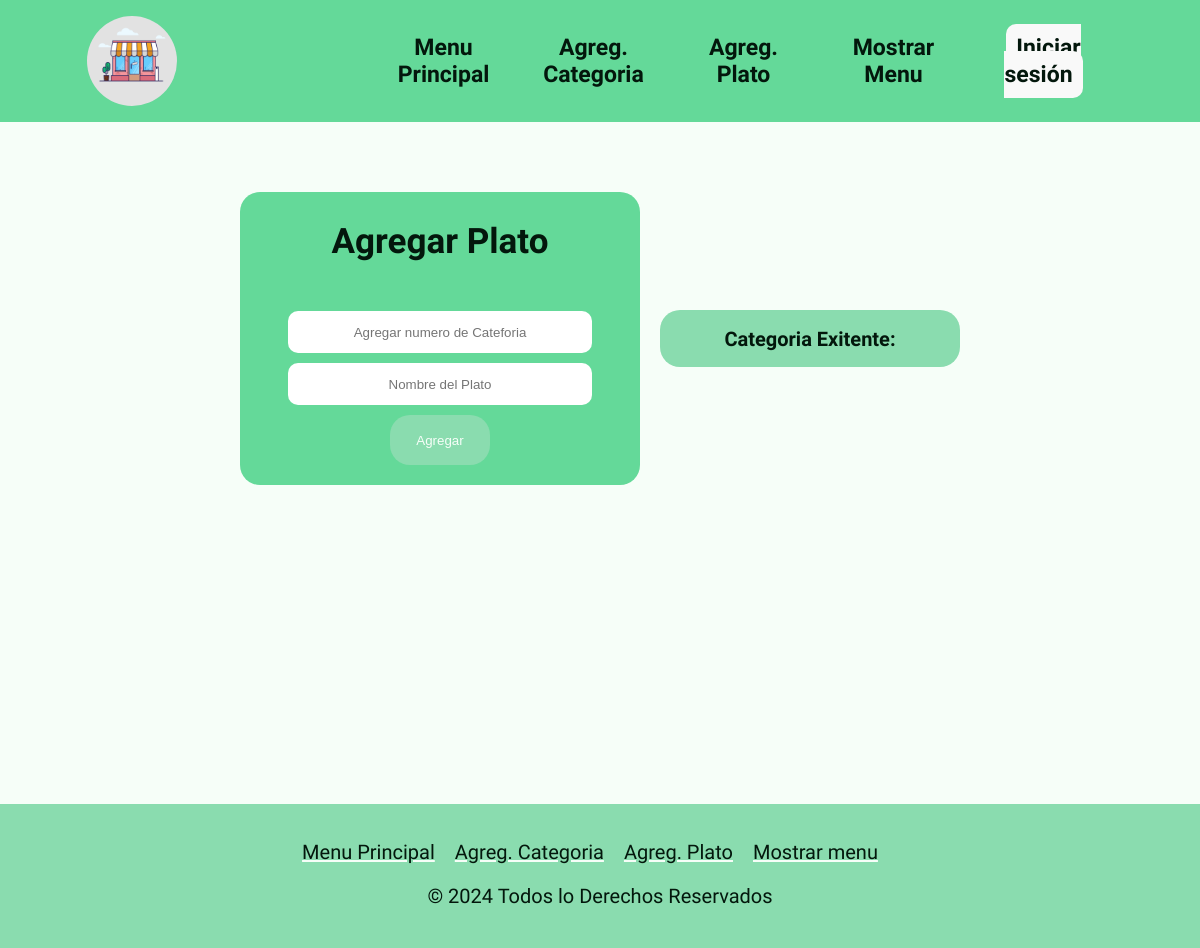
Page /Plato on the earlier database version.
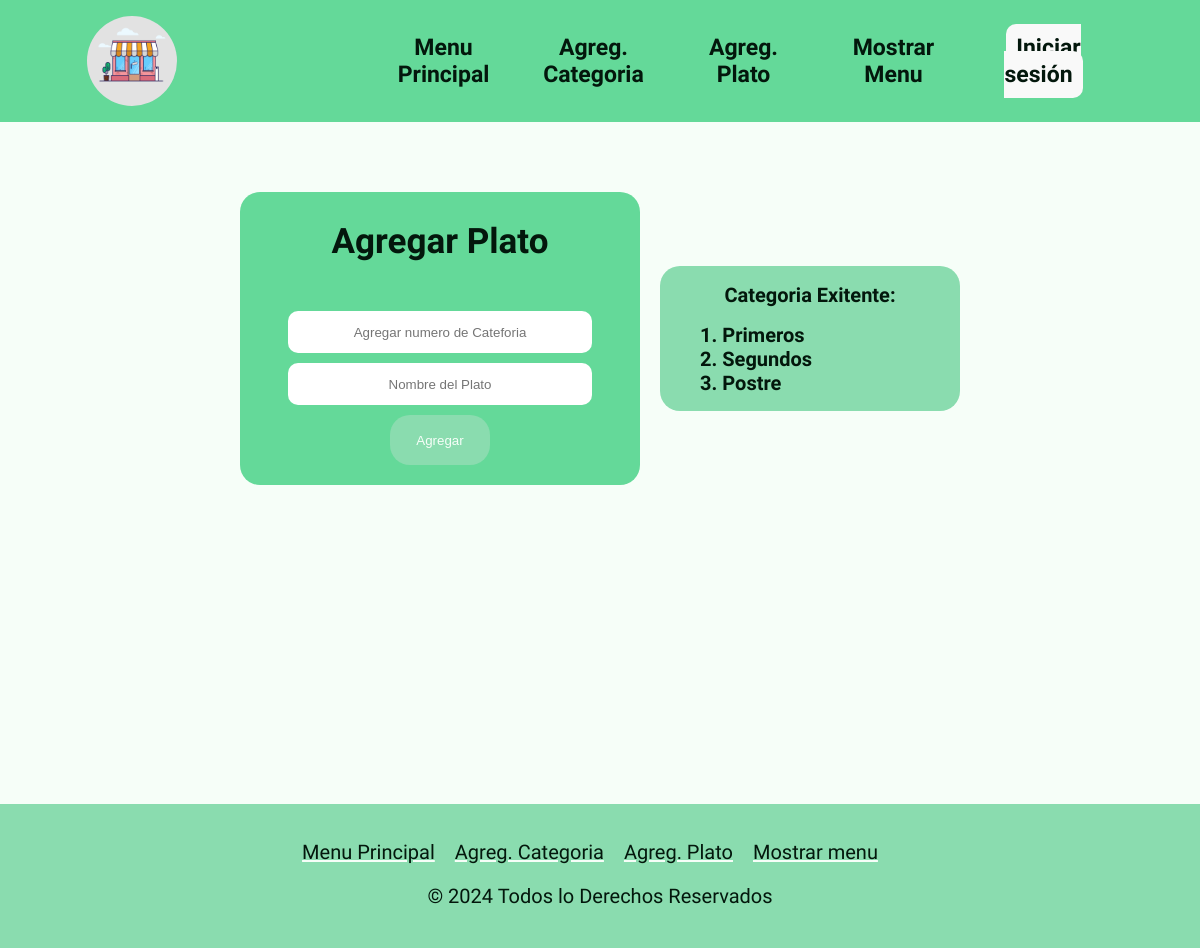
Same page on the later database version.
### tables this page shows
CREATE TABLE categoria (
    id INTEGER PRIMARY KEY AUTOINCREMENT,
    nombre VARCHAR(1086) UNIQUE NOT NULL
);

### app.py (the view, shortened to what this page needs)
@app.route('/Plato', methods=['GET', 'POST'])
def plato():
    conn = connect_database() # Conexion a la Base De Batos
    cursor = conn.cursor()
    cursor.execute("SELECT * FROM categoria")
    categoria = cursor.fetchall() # Obtiene todas la categorias
    return render_template('platos.html', categorias = categoria)

### app.py (called while the page is built)
def connect_database():
    conn = sqlite3.connect('database/restaurant.db')
    return conn

### templates/platos.html (shortened to what this page needs)
<!DOCTYPE html>
<html lang="en">
<head>
    <link rel="stylesheet" href="{{ url_for('static', filename="css/plato.css") }}">
    <link rel="stylesheet" href="{{ url_for('static', filename="css/navbar.css") }}">
    <link rel="stylesheet" href="{{ url_for('static', filename="css/font.css") }}">
    <link rel="stylesheet" href="{{ url_for('static', filename="css/scrollbar.css") }}">
    <link rel="stylesheet" href="{{ url_for('static', filename="css/footer.css") }}">
</head>
<body>
    <header>
        <img src="{{ url_for('static', filename='img/icon.png') }}" alt="icono">
        <nav class="menu">
            <ul class="menu_list">
                <li class="this">
                    <a href="/">Menu Principal</a>
                </li>
                <li class="this">
                    <a href="/Categoria">Agreg. Categoria</a>
                </li>
                <li class="this">
                    <a href="/Plato">Agreg. Plato</a>
                </li>
                <li class="this">
                    <a href="/mostrar_menu">Mostrar Menu</a>
                </li>
                <li>
                    {% if 'username' in session %}
                        <div class="dropdown">
                            <button class="dropdown">{{ session['username'] }}</button>
                            <div class="dropdown-content">
                                <a href="/logout">Cerrar sesión</a>
                                <a href="/login">Cambiar de centa</a>
                            </div>
                        </div>
                    {% else %}
                        <a href="/login" class="stuffed">Iniciar sesión</a>
                    {% endif %}
                </li>
            </ul>
        </nav>
    </header>
    <main>
        <div class="container">
            <div class="paltos">
                <h2>Agregar Plato</h2>
                <form action="/Plato" method="post">
                    <input type="number" name="numCategoria" id="id_categoria" placeholder="Agregar numero de Cateforia" required>
                    <input type="text" name="plato" id="plato" placeholder="Nombre del Plato" minlength="3" maxlength="20">
                    <input type="submit" value="Agregar">
                </form>
            </div>
            <div class="categorias">
                <h2>Categoria Exitente: </h2>
                <ul>
                    {% for categoria in categorias %}
                    <li>{{ categoria[0] }}. {{ categoria[1] }}</li>
                    {% endfor %}
                </ul>
            </div>
        </div>
    </main>
    <footer>
        <div class="footer-nav">
            <ul class="footer-links">
                <li><a href="/">Menu Principal</a></li>
                <li><a href="/Categoria">Agreg. Categoria</a></li>
                <li><a href="/Plato">Agreg. Plato</a></li>
                <li><a href="/mostrar_menu">Mostrar menu</a></li>
            </ul>
        </div>
        <div class="footer-copy">
            <p>&copy; 2024 Todos lo Derechos Reservados </p>
        </div>
    </footer>
</body>
</html>

Differences in the rows shown:
added categoria: id "1", nombre "Primeros"
added categoria: id "2", nombre "Segundos"
added categoria: id "3", nombre "Postre"
